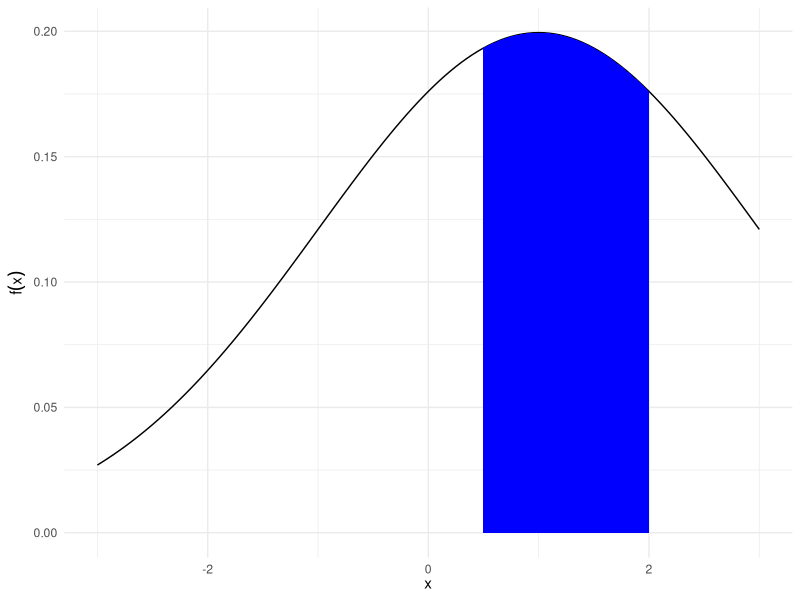
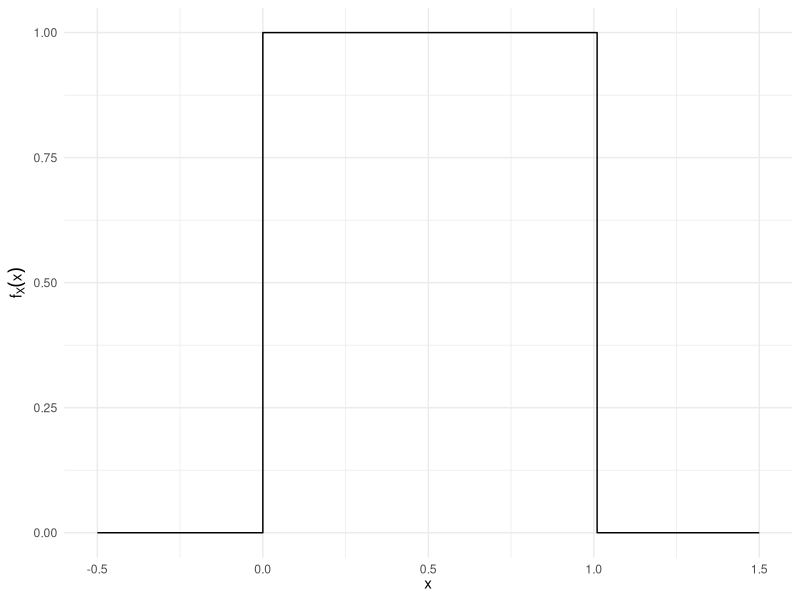
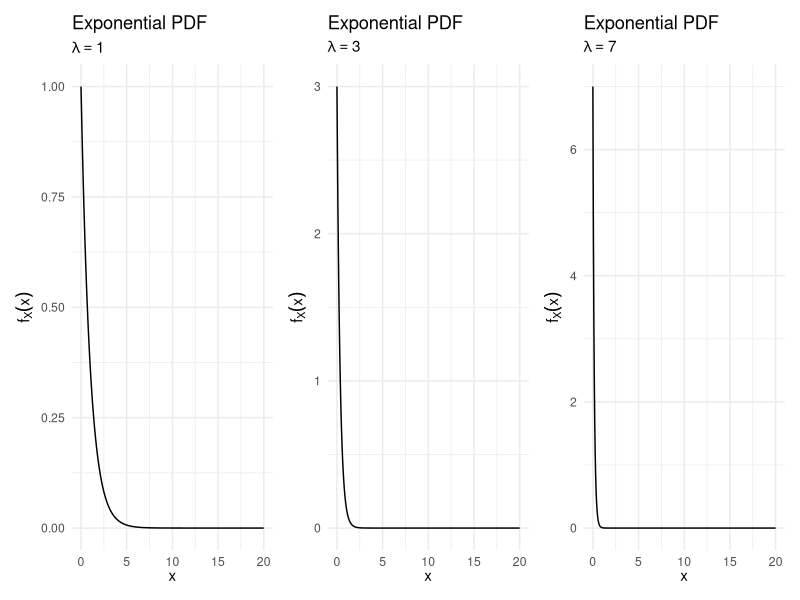
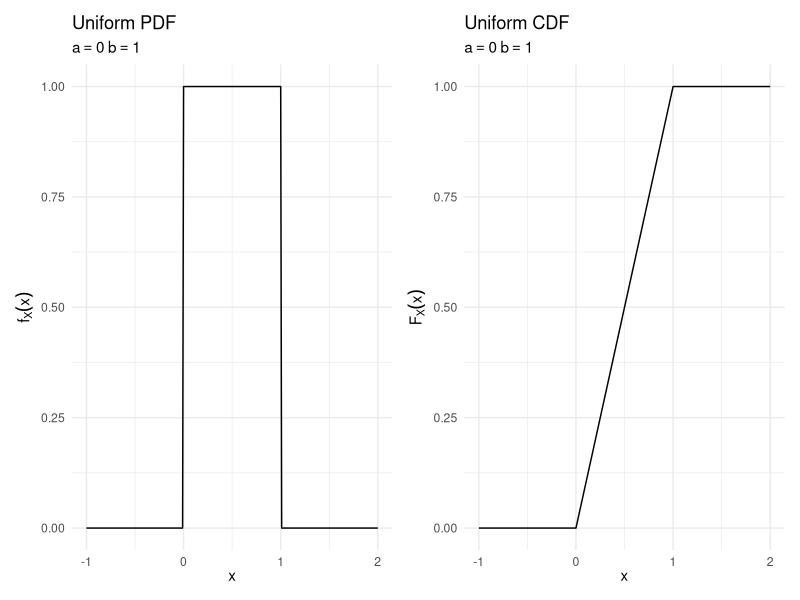
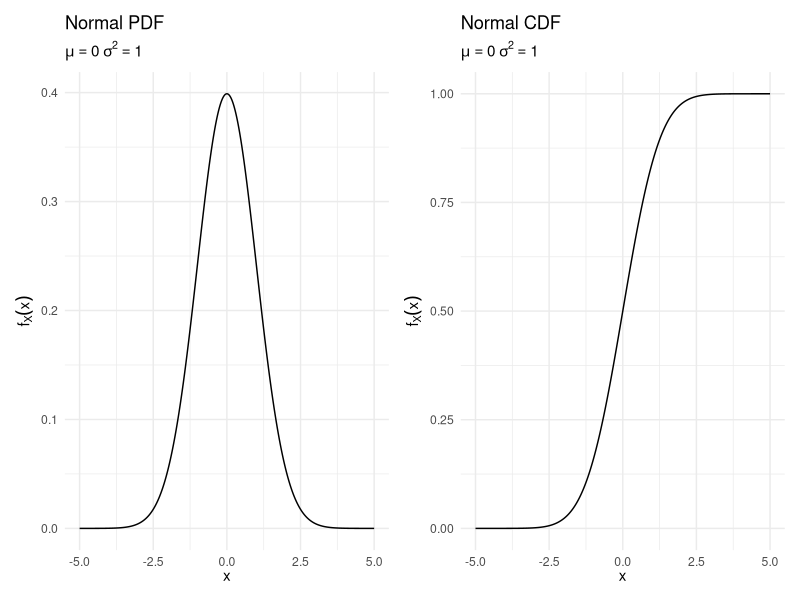
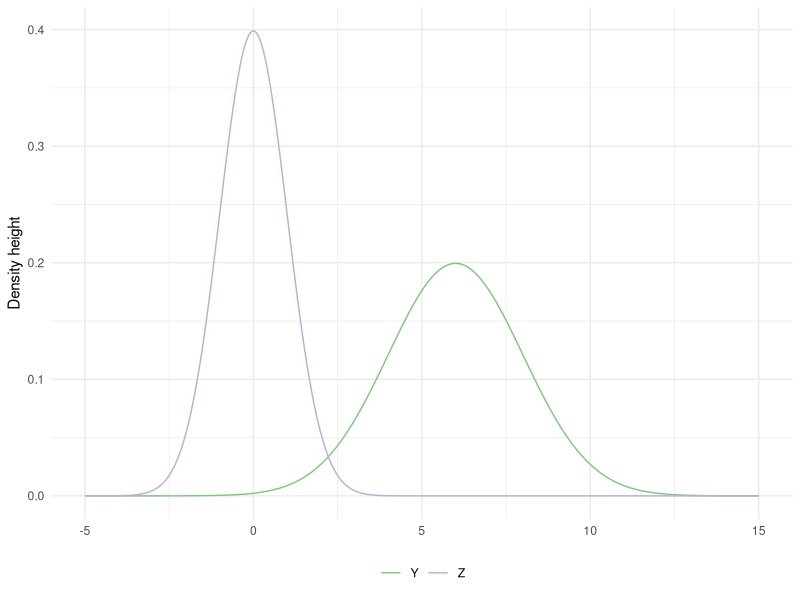
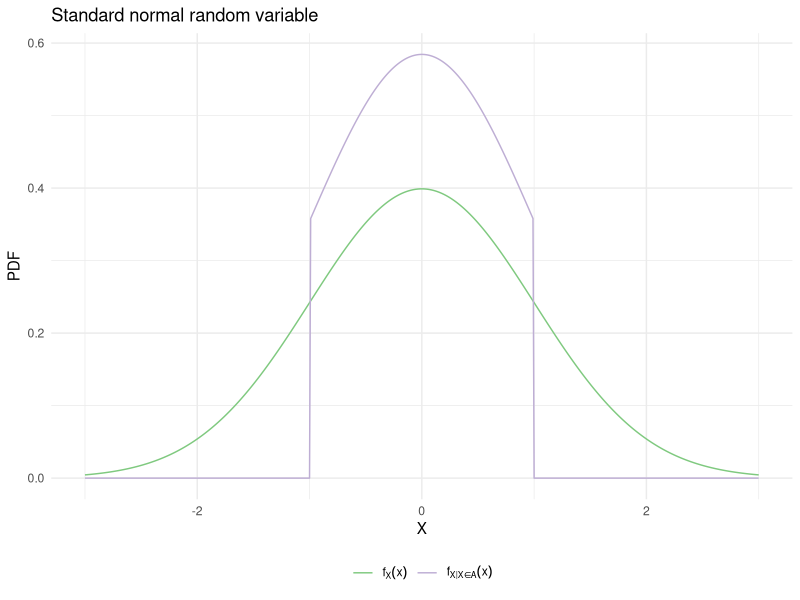

Recreate these plots in R, in order.
## ---- chunk 1
knitr::opts_chunk$set(cache = TRUE)
## ---- chunk 2
library(tidyverse)
library(broom)
library(patchwork)

options(digits = 3)
set.seed(1234)
theme_set(theme_minimal())
## ---- chunk 3
norm_pdf <- data_frame(x = seq(-3, 3, by = .05),
           y = dnorm(x = x, mean = 1, sd = 2),
           fill = x >= .5 & x <= 2)

ggplot(norm_pdf) +
  geom_line(aes(x, y)) +
  geom_ribbon(data = filter(norm_pdf, fill),
              aes(x = x,
                  ymin = 0, ymax = y),
              fill = "blue") +
  labs(x = expression(x),
       y = expression(f(x)))
## ---- chunk 4
data_frame(x = seq(-.5, 1.5, by = .01),
           y = dunif(x)) %>%
  ggplot(aes(x, y)) +
  geom_step() +
  labs(x = expression(x),
       y = expression(f[X](x)))
## ---- chunk 5
exp_pdf <- function(rate){
  data_frame(x = seq(0, 20, by = .05),
           pmf = dexp(x = x, rate = rate)) %>%
  ggplot(aes(x, pmf)) +
  geom_line() +
  labs(title = "Exponential PDF",
       subtitle = bquote(lambda == .(rate)),
       x = expression(x),
       y = expression(f[X] (x)))
}

exp_pdf(1) +
  exp_pdf(3) +
  exp_pdf(7)
## ---- chunk 6
unif_pdf <- function(a, b){
  data_frame(x = seq(a - 1, b + 1, by = .01),
             pdf = dunif(x = x, min = a, max = b)) %>%
    ggplot(aes(x, pdf)) +
    geom_line() +
    labs(title = "Uniform PDF",
         subtitle = bquote(a == .(a) ~ b == .(b)),
         x = expression(x),
         y = expression(f[X] (x)))
}

unif_cdf <- function(a, b){
  data_frame(x = seq(a - 1, b + 1, by = .01),
             cdf = punif(q = x, min = a, max = b)) %>%
    ggplot(aes(x, cdf)) +
    geom_line() +
    labs(title = "Uniform CDF",
         subtitle = bquote(a == .(a) ~ b == .(b)),
         x = expression(x),
         y = expression(F[X] (x)))
}

unif_pdf(0, 1) +
  unif_cdf(0, 1)
## ---- chunk 7
norm_pdf <- function(mu, sigma){
  data_frame(x = seq(-5, 5, by = .01),
             pdf = dnorm(x = x, mean = mu, sd = sigma)) %>%
    ggplot(aes(x, pdf)) +
    geom_line() +
    labs(title = "Normal PDF",
         subtitle = bquote(mu == .(mu) ~ sigma^2 == .(sigma^2)),
         x = expression(x),
         y = expression(f[X] (x)))
}

norm_cdf <- function(mu, sigma){
  data_frame(x = seq(-5, 5, by = .01),
             cdf = pnorm(q = x, mean = mu, sd = sigma)) %>%
    ggplot(aes(x, cdf)) +
    geom_line() +
    labs(title = "Normal CDF",
         subtitle = bquote(mu == .(mu) ~ sigma^2 == .(sigma^2)),
         x = expression(x),
         y = expression(f[X] (x)))
}

norm_pdf(0, 1) +
  norm_cdf(0, 1)
## ---- chunk 8
        data_frame(x = seq(-5, 15, by = .05),
                   Z = dnorm(x),
                   Y = dnorm(x, mean = 6, sd = 2)) %>%
          gather(norm, val, -x) %>%
          ggplot(aes(x, val, color = norm)) +
          geom_line() +
          scale_color_brewer(type = "qual") +
          labs(x = NULL,
               y = "Density height",
               color = NULL) +
          theme(legend.position = "bottom")
## ---- chunk 9
data_frame(x = seq(-3, 3, by = .01),
           pdf = dnorm(x = x),
           pdf_cond = ifelse(x > -1 & x < 1, pdf / (pnorm(1) - pnorm(-1)), 0)) %>%
  gather(pdf, value, -x) %>%
  ggplot(aes(x, value, color = pdf)) +
  geom_line() +
  scale_color_brewer(type = "qual", labels = c(expression(f[X](x)), expression(f[X*"|"*X %in% A](x)))) +
  labs(title = "Standard normal random variable",
       x = expression(X),
       y = "PDF",
       color = NULL) +
  theme(legend.position = "bottom")
## ---- chunk 10

